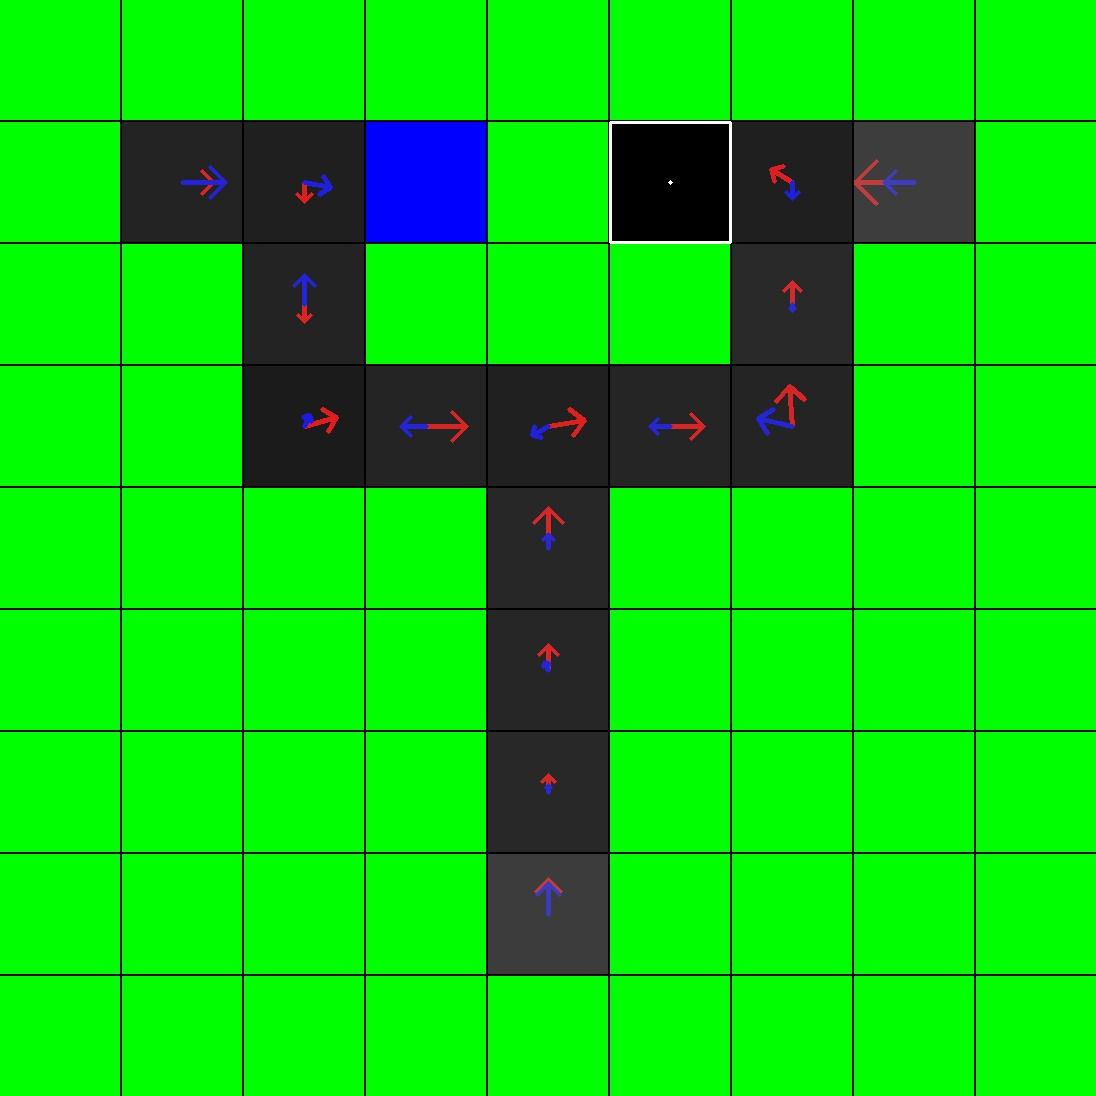

Generate this figure with Python:
from q_learning import GridWorld
from model import Model
import numpy as np
from PIL import Image
import cv2
import matplotlib.pyplot as plt
import tkinter
import random

class Agent():

    def __init__(self):
        self.world = GridWorld()
        self.motivation = Model()
        self.position = [7, 4]

    def showAgentMap(self, agent_loc=[7, 4]):
        agentMap = self.world.viz_canvas.copy()
        eta1, eta2 = self.motivation.step(self.world.r[0], self.world.r[1])

        i = agent_loc[0]
        j = agent_loc[1]

        starty = i * (self.world.patch_side + self.world.grid_thickness)
        endy = starty + self.world.patch_side
        startx = j * (self.world.patch_side + self.world.grid_thickness)
        endx = startx + self.world.patch_side
        patch = np.zeros([self.world.patch_side, self.world.patch_side, 3]).astype(np.uint8)

        direction = "up"

        print(self.world.world[0].shape)
        if self.world.world[0][i, j] == self.world.default_reward or self.world.world[1][i, j] == self.world.default_reward:
            arrow_canvas = np.zeros_like(patch)

            action_probs_1 = self.world.qvals2probs(self.world.q_values[0][i, j])
            action_probs_2 = self.world.qvals2probs(self.world.q_values[1][i, j])

            x_1_component = action_probs_1[2] - action_probs_1[1]
            x_2_component = action_probs_2[2] - action_probs_2[1]

            y_1_component = action_probs_1[0] - action_probs_1[3]
            y_2_component = action_probs_2[0] - action_probs_2[3]



            x_component = (x_1_component * eta1 + x_2_component * eta2)
            y_component = (y_1_component * eta1 + y_2_component * eta2)
            
            
            x = x_component
            y = y_component

            if x_component > 0 and [agent_loc[0], agent_loc[1] + 1] in self.world.wall_locs.tolist():
                x = 0
            if x_component < 0 and [agent_loc[0], agent_loc[1] - 1] in self.world.wall_locs.tolist():
                x = 0
            if y_component > 0 and [agent_loc[0] - 1, agent_loc[1]] in self.world.wall_locs.tolist():
                y = 0
            if y_component < 0 and [agent_loc[0] + 1, agent_loc[1]] in self.world.wall_locs.tolist():
                y = 0



            if abs(x) > abs(y):
                if x > 0:
                    direction = "right"
                else:
                    direction = "left"
            elif abs(x) < abs(y):
                if y > 0:
                    direction = "up"
                else:
                    direction = "down"


            magnitude = abs(x) + abs(y) / 2
            if magnitude < 0.0001:
                direction = "noop"

            s = self.world.patch_side // 2
            x_patch = int(s * x_component)
            y_patch = int(s * y_component)
            vx = s + x_patch
            vy = s - y_patch
            cv2.arrowedLine(arrow_canvas, (s, s), (vx, vy), [255, 255, 255],
                            thickness=self.world.arrow_thickness,
                            tipLength=0.5)
            gridbox = arrow_canvas.astype(np.uint8)
            agentMap[starty:endy, startx:endx] = gridbox

        cv2.rectangle(agentMap, (startx, starty), (endx, endy), (255, 255, 255), thickness=self.world.grid_thickness)
        cv2.imwrite("agent.jpg", agentMap)
        cv2.imwrite("map.jpg", self.world.viz_canvas)
        return agentMap, direction


    result = 0

    def show_map(self, input_1, input_2):
        input_1.delete(0, tkinter.END)
        input_2.delete(0, tkinter.END)
        input_1.insert(0, "{:.2f}".format(self.world.status[0]))
        input_2.insert(0, "{:.2f}".format(self.world.status[1]))

        plt.clf()
        plt.axis('off')

    def update_status(self, world, root, direction, x, y, input_1, input_2):
        world.status[0] = float(input_1.get())
        world.status[1] = float(input_2.get())
        self.show_map(input_1, input_2)


        for i, s in enumerate(self.world.status):
            if s == 0:
                if i == 0:
                    print("Game Over. Food Depleted")
                    global result
                    result = 1
                    root.destroy()
                if i == 1:
                    print("Game Over. Water Depleted")
                    result = 2
                    root.destroy()

        img, d = self.showAgentMap(self.world.status, [x.get(), y.get()])
        direction.set(d)
        plt.imshow(img)
        
    def move_up(self, x, y, input_1, input_2):
        x.set(x.get() - 1)
        self.deplete(x, y)
        self.show_map(input_1, input_2)

    def move_down(self, x, y, input_1, input_2):
        x.set(x.get() + 1)
        self.deplete(x, y)
        self.show_map(input_1, input_2)

    def move_left(self, x, y, input_1, input_2):
        y.set(y.get() - 1)
        self.deplete(x, y)
        self.show_map(input_1, input_2)

    def move_right(self, x, y, input_1, input_2):
        y.set(y.get() + 1)
        self.deplete(x, y)
        self.show_map(input_1, input_2)

    def move_random(self, x, y, input_1, input_2):
        r = random.randint(0, 3)
        if r == 0:
            if [x.get() - 1, y.get()] not in self.world.wall_locs.tolist():
                self.move_up(x, y, input_1, input_2)
            else:
                self.move_random(x, y, input_1, input_2)
        elif r == 1:
            if [x.get() + 1, y.get()] not in self.world.wall_locs.tolist():
                self.move_down(x, y, input_1, input_2)
            else:
                self.move_random(x, y, input_1, input_2)
        elif r == 2:
            if [x.get(), y.get() - 1] not in self.world.wall_locs.tolist():
                self.move_left(x, y, input_1, input_2)
            else:
                self.move_random(x, y, input_1, input_2)
        else:
            if [x.get(), y.get() + 1] not in self.world.wall_locs.tolist():
                self.move_right(x, y, input_1, input_2)
            else:
                self.move_random(x, y, input_1, input_2)

    def no_op(self, x, y, input_1, input_2):
        self.deplete(x, y)
        self.show_map(input_1, input_2)

    def deplete(self, x, y):
        self.world.status[0] = self.motivation.X[0]
        self.world.status[1] = self.motivation.X[1]

        if self.world.lose_locs[0][0] == x.get() and self.world.lose_locs[0][1] == y.get():
            self.world.r[0] = 20
            print("food")
        else:
            self.world.r[0] = 0

        if self.world.win_locs[0][0] == x.get() and self.world.win_locs[0][1] == y.get():
            self.world.r[1] = 20
            print("water")
        else:
            self.world.r[1] = 0

    def agent(self):
        global result


        root = tkinter.Tk()
        root.title("Agent")

        tkinter.Label(root, text="Food").grid(row=0, column=0)
        tkinter.Label(root, text="Water").grid(row=0, column=1)
        input_1 = tkinter.Entry(root, width=5)
        input_2 = tkinter.Entry(root, width=5)
        input_1.insert(0, "{:.2f}".format(self.world.status[0]))
        input_2.insert(0, "{:.2f}".format(self.world.status[1]))
        input_1.grid(row=1, column=0)
        input_2.grid(row=1, column=1)

        x = tkinter.IntVar(root, 7)
        y = tkinter.IntVar(root, 4)
        direction = tkinter.StringVar(root)
        num_moves = tkinter.IntVar(root, 0)


        # create axes
        plt.figure(figsize=(10, 10))
        plt.axis('off')
        plt.ion()

        img, d = self.showAgentMap()
        direction.set(d)
        plt.imshow(img)
        plt.show()

        def move(self, direction, root, x, y, input_1, input_2):
            if direction.get() == "up":
                self.move_up(x, y, input_1, input_2)
            elif direction.get() == "down":
                self.move_down(x, y, input_1, input_2)
            elif direction.get() == "left":
                self.move_left(x, y, input_1, input_2)
            elif direction.get() == "right":
                self.move_right(x, y, input_1, input_2)
            # elif direction.get() == "random":
            #     move_random()
            else:
                self.no_op()

            root.after(100, move, self, direction, root, x, y, input_1, input_2)  # reschedule event in 2 seconds
            num_moves.set(num_moves.get() + 1)
    #        if num_moves.get() > 10:
    #            print("Survived!")
    #            global result
    #            result = 0
    #            root.destroy()

        root.after(100, move, self, direction, root, x, y, input_1, input_2)
        root.mainloop()

        return result

def gen_world_from_image(img_name):
    img = Image.open(img_name)
    w, h = img.size
    pixel_info = np.array(img.getdata()).reshape((w, h, 3)).transpose()
    pixel_info = np.transpose(pixel_info, axes=(0, 2, 1))
    pixel_info = np.flip(pixel_info, axis=1)

    wall_locs = np.argwhere((pixel_info[1] == 255))
    win_locs = np.argwhere(pixel_info[2] == 255)
    lose_locs = np.argwhere(pixel_info[0] == 255)
    return w, h, wall_locs, win_locs, lose_locs

if __name__ == '__main__':
    width, height, wall_locs, win_locs, lose_locs = gen_world_from_image('t-maze.pnm')

    results = []
    for i in range(1):
        agent = Agent()

        agent.world = GridWorld(world_height=height, world_width=width,
                      wall_locs=wall_locs, win_locs=win_locs, lose_locs=lose_locs, viz=False)

        agent.world.solve()

        results.append(agent.agent())
    print(results)
